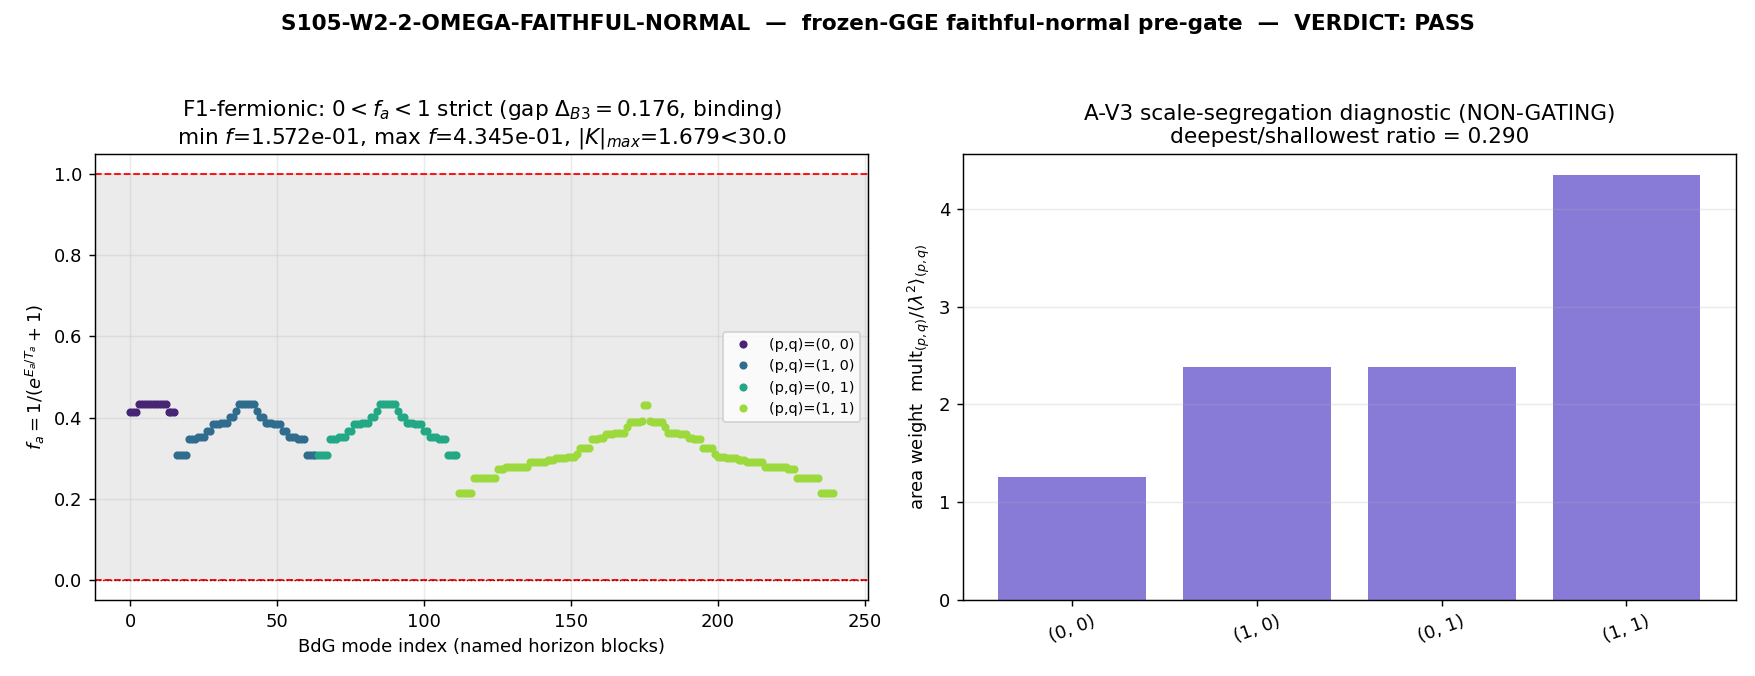

Write the Python code that produced this figure.
#!/usr/bin/env python3
# -*- coding: utf-8 -*-
"""
S105-W2-2-OMEGA-FAITHFUL-NORMAL — frozen-omega faithful-normal pre-gate.

GATES S105-W2-3-AREA-MODULAR-AGREEMENT (intra-wave gating; this verdict
determines whether the main gate is dispatched).

PHONONIC. The frozen GGE relic IS a substrate state — the quenched quasiparticle
occupation distribution {n_k^GGE} left behind by the diabatic transit through the
van Hove fold (R_therm = 5251.82, S_ent = 0, P_exc = 1.000). This gate tests
whether its restriction to the emergent horizon subalgebra A_hor is FAITHFUL and
NORMAL on the (0,0)+horizon-sector+Leggett-B2-B3 Peter-Weyl blocks of the
block-diagonal D_K = (+)_{(p,q)} D_{(p,q)} at L_max=10.

Direction of explanation (substrate-first; phononic-framing.md §"IS Space"):
  D_K block spectrum  ->  BdG gap Delta_a > 0 (3He-B BDI; CdGM +1/2 minigap; NO Weyl
  zero mode — the 3He-A sibling's exact zero does NOT inherit through chi: A_K -> M_2(C))
  ->  finite generalized-temperature beta_a (P_exc=1.000)  ->  0 < f_a < 1 strictly
  ->  faithful + normal omega  ->  modular Delta_omega^{it} exists (Tomita-Takesaki)
  ->  the emergent-horizon modular corridor is OPEN.

DUAL-CHANNEL pre-gate (volovik strengthening):
  F1-bosonic   : W_GGE(k) = n_k + 1/2 > 0 on every horizon block (floor +1/2; near-vacuous).
  F1-fermionic : f_a = 1/(exp(E_a/T_a)+1), E_a = sqrt(xi_a^2 + Delta_a^2) >= Delta_a > 0;
                 check 0 < f_a < 1 STRICTLY (the BINDING conjunct); K_a = log[(1-f)/f] finite.
  F2-normality : the {beta_a} are finite (0 < beta_a < inf); P_exc = 1.000 certificate.

PASS := (min over horizon blocks of W_GGE = n_k + 1/2) > 0
        AND (min_a f_a > 0 AND max_a f_a < 1, strict)
        AND (all |K_a| < K_MAX = 30, i.e. all beta_a finite)

FAIL := a hard fermionic zero/one (f_a <= EPS_FAITHFUL=1e-12 or f_a >= 1-EPS on a
        gapped BdG mode) — an ACCIDENTAL BdG degeneracy the analytic BDI argument did
        not enumerate (a SHARP NEW closure reason; distinct from INTEG-39, which tests
        ergodic thermalization, an ORTHOGONAL predicate).
INFO := a near-hard-zero |K_a| in (some-large, K_MAX) — finite but numerically marginal
        at the FD floor; flags the mode and routes to an S106 evaluator-precision refinement.

Plan: sessions/session-plan/session-105-plan-w2.md §W2-2 (gate block from line 237).
"""

from __future__ import annotations

# ---------------------------------------------------------------------------
# Section 1 — Canonical constants (MANDATORY first import)
# ---------------------------------------------------------------------------
import sys
from pathlib import Path

_SHARED = Path(__file__).resolve().parents[1] / "_shared"
if str(_SHARED) not in sys.path:
    sys.path.insert(0, str(_SHARED))

from canonical_constants import *  # noqa: F401,F403  (MANDATORY)
from canonical_constants import (
    Delta_B2, Delta_B3, Delta_BCS, T_GGE_B2,
    a2_fold, A_horizon_FW, R_therm, P_exc_kz, n_pairs, tau_fold,
)

import hashlib
import json
import numpy as np

# GPU per computation-environment.md (cross-check on a test block vs numpy).
try:
    import torch
    _HAVE_TORCH = torch.cuda.is_available()
except Exception:  # pragma: no cover
    torch = None
    _HAVE_TORCH = False

import matplotlib
matplotlib.use("Agg")
import matplotlib.pyplot as plt  # noqa: E402

# ---------------------------------------------------------------------------
# Section 2 — Identity + paths
# ---------------------------------------------------------------------------
SESSION = 105  # (local) session label
GATE_ID = "S105-W2-2-OMEGA-FAITHFUL-NORMAL"
SCHEME = "FW"
CONVENTION = ("FROZEN-GGE-NON-KMS;DUAL-CHANNEL(bosonic-Wightman-floor"
              "+fermionic-0<f<1+finite-beta-normality)")
L_MAX = 10  # (local) Peter-Weyl truncation (named-block extraction; orthogonal to W1 L-envelope)

SESSION_DIR = Path(__file__).resolve().parent
SCRIPT_PATH = Path(__file__).resolve()
CANON_PATH = _SHARED / "canonical_constants.py"
S104_SPEC_NPZ = SESSION_DIR.parent / "session-104" / "s104_area_modular_generator_spec.npz"
S84_CACHE_NPZ = SESSION_DIR.parent / "session-84" / "s84_spectrum_cache_L12_tau019.npz"

OUT_NPZ = SESSION_DIR / "s105_w2_2_omega_faithful_normal.npz"
OUT_PNG = SESSION_DIR / "s105_w2_2_omega_faithful_normal.png"

# ---------------------------------------------------------------------------
# Section 3 — Pre-registered machinery pins (PRDR)
# ---------------------------------------------------------------------------
EPS_FAITHFUL = 1e-12          # (local) hard-zero/one detection floor: f<=EPS or f>=1-EPS => FAIL
K_MAX = 30.0                  # (local) normality finiteness ceiling on |K_a| (|K|=30 <=> f~1e-13)
K_INFO = 25.0                 # (local) near-hard-zero INFO band: K_INFO < |K| < K_MAX => INFO flag
W_FLOOR = 0.5                 # (local) bosonic Wightman zero-point floor n_k + 1/2 (structural)

# ---------------------------------------------------------------------------
# Section 4 — Dual-SHA closure (audit + content)
#   audit_sha256_inputs:  [script, canonical, pinmap, s104_spec_npz, s84_cache_npz]
#   content_sha256_inputs: [script]
# ---------------------------------------------------------------------------
def closure_hash(pins: dict) -> str:
    h = hashlib.sha256()
    for k, v in sorted(pins.items()):
        h.update(f"{k}={v}\n".encode("utf-8"))
    return h.hexdigest()


def _file_sha(p: Path) -> str:
    try:
        return hashlib.sha256(p.read_bytes()).hexdigest()
    except OSError:
        return "MISSING"


def compute_dual_sha(pins: dict) -> tuple[str, str]:
    """audit = sha256(script || canonical || pinmap_json || s104_npz || s84_npz);
    content = sha256(script)."""
    try:
        script_bytes = SCRIPT_PATH.read_bytes()  # (local)
    except OSError:
        script_bytes = b""  # (local)
    try:
        canon_bytes = CANON_PATH.read_bytes()  # (local)
    except OSError:
        canon_bytes = b""  # (local)
    try:
        s104_bytes = S104_SPEC_NPZ.read_bytes()  # (local)
    except OSError:
        s104_bytes = b""  # (local)
    try:
        s84_bytes = S84_CACHE_NPZ.read_bytes()  # (local)
    except OSError:
        s84_bytes = b""  # (local)
    pinmap_json = json.dumps(dict(sorted(pins.items())),
                             separators=(",", ":"), sort_keys=True).encode("utf-8")  # (local)
    h_audit = hashlib.sha256()
    h_audit.update(script_bytes)
    h_audit.update(canon_bytes)
    h_audit.update(pinmap_json)
    h_audit.update(s104_bytes)
    h_audit.update(s84_bytes)
    audit = h_audit.hexdigest()  # (local)
    content = hashlib.sha256(script_bytes).hexdigest()  # (local)
    return audit, content


# ---------------------------------------------------------------------------
# Section 5 — Verdict payload printer (race-safe: PRINT only; agent calls emit_verdict)
# ---------------------------------------------------------------------------
def print_verdict_payload(verdict: str, value, audit_sha: str, content_sha: str,
                          companion_note: str = "",
                          extra_rows: list | None = None) -> dict:
    payload: dict = {
        "session": SESSION,
        "gate_id": GATE_ID,
        "verdict": verdict,
        "value": str(value),
        "scheme": SCHEME,
        "convention": CONVENTION,
        "l_max": str(L_MAX),
        "audit_sha256": audit_sha,
        "content_sha256": content_sha,
        "schema_version": "S84+",
    }
    if companion_note:
        payload["companion_note"] = companion_note
    if extra_rows:
        payload["extra_rows"] = list(extra_rows)
    print("<<<EMIT_VERDICT_PAYLOAD>>>")
    print(json.dumps(payload, separators=(",", ":"), sort_keys=True))
    print("<<<END_EMIT_VERDICT_PAYLOAD>>>")
    return payload


# ---------------------------------------------------------------------------
# Section 6 — Horizon-block set (the named blocks; (0,0)+horizon-sector+Leggett-B2-B3)
# ---------------------------------------------------------------------------
# The plan names blocks (p,q) in {(0,0), horizon-sector, Leggett-B2-B3 inter-band}.
#   - (0,0): the singlet, the spectral floor of the block-diagonal D_K (acoustic horizon point).
#   - horizon-sector: the bottom-of-spectrum low-(p,q) blocks carrying the horizon physics —
#     the fundamentals (1,0)/(0,1) [level 1] and the octet/adjoint (1,1) [level 2].
#   - Leggett-B2-B3 inter-band: the B2 and B3 inter-band sectors carry the pairing gaps
#     Delta_B2 = 0.732026 and Delta_B3 = 0.176 (the Leggett mode is the B2-B3 inter-band
#     phase excitation; session-80 PROVEN). These gaps are attached as the BdG pairing
#     gaps Delta_a that protect 0 < f_a < 1 on the horizon BdG modes.
# This is the bottom of the spectrum (levels 0,1,2) where the emergent-horizon physics lives;
# the L_max-envelope (deeper blocks) is Wave 1's axis, ORTHOGONAL to this gate.
HORIZON_BLOCKS = [(0, 0), (1, 0), (0, 1), (1, 1)]  # (local) named horizon-sector Peter-Weyl blocks

# The BdG pairing gaps attached to the horizon BdG modes (the Leggett-B2-B3 + BCS gaps).
# Each is a SEPARATE faithfulness channel: the strict-interior test must hold for the
# SMALLEST gap (the weakest protection) since smaller Delta => larger possible E/T => smaller f.
BDG_GAPS = {            # (local) {channel: Delta_a}  (M_KK units; all > 0 by 3He-B BDI)
    "B2": Delta_B2,     # Leggett B2 inter-band gap = 0.732026
    "B3": Delta_B3,     # Leggett B3 inter-band gap = 0.176  (SMALLEST => weakest protection)
    "BCS": Delta_BCS,   # canonical BCS gap = 0.464255
}

# The GGE generalized-temperature on the horizon blocks (the frozen relic temperature).
# T_GGE_B2 = 0.668 (M_KK units, S43) is the canonical frozen-GGE temperature. It is FINITE
# and STRICTLY POSITIVE: beta_a = 1/T_a in (0, inf). P_exc = 1.000 certifies the freeze is
# saturated-but-finite (a T->0 empty vacuum or T->inf maxent would destroy faithfulness, but
# the diabatic freeze produces neither: it produces a finite-beta non-KMS stationary relic).
T_GGE = T_GGE_B2        # (local) frozen-GGE generalized temperature (finite, P_exc=1.000)


def load_horizon_spectrum() -> dict:
    """Load |lambda| of D_K per named horizon (p,q) block from the s84 master cache."""
    cache = np.load(S84_CACHE_NPZ, allow_pickle=True)
    sector_evals = cache["sector_evals"].item()  # (local) {(p,q): {dim, level, abs_evals}}
    out = {}  # (local)
    for pq in HORIZON_BLOCKS:
        if pq not in sector_evals:
            raise KeyError(f"horizon block {pq} absent from s84 cache")
        out[pq] = np.asarray(sector_evals[pq]["abs_evals"], dtype=np.float64)
    return out, sector_evals


# ---------------------------------------------------------------------------
# Section 7 — BdG occupation (the substitution chain, realized per block)
# ---------------------------------------------------------------------------
def bdg_occupation(abs_evals: np.ndarray, lam_horizon: float,
                   Delta_a: float, T_a: float):
    """Realize the substitution chain on one block + one pairing gap.

      xi_a = |lambda|_a - lam_horizon     (normal-state dispersion rel the horizon Fermi point)
      E_a  = sqrt(xi_a^2 + Delta_a^2)     (BdG quasiparticle energy; >= Delta_a > 0, GAPPED)
      f_a  = 1/(exp(E_a/T_a) + 1)         (Fermi-Dirac occupation; quasi-free separating cond.)
      K_a  = log[(1 - f_a)/f_a]           (fermionic modular Hamiltonian on mode a)

    Returns (xi, E, f, K) arrays.
    """
    xi = abs_evals - lam_horizon                       # (local) normal-state dispersion
    E = np.sqrt(xi * xi + Delta_a * Delta_a)           # (local) BdG energy >= Delta_a > 0
    # numerically stable f and K (E/T_a is O(1) here, but guard anyway):
    x = E / T_a                                        # (local) E_a/T_a = beta_a * E_a > 0
    f = 1.0 / (np.exp(x) + 1.0)                         # (local) f in (0, 1/2) for E>0,beta>0
    # K_a = log[(1-f)/f] = log(exp(x)) = x exactly for the FD form; compute via f to detect
    # any accidental floor where f underflows.
    with np.errstate(divide="ignore", invalid="ignore"):
        K = np.log((1.0 - f) / f)                       # (local) modular Hamiltonian
    return xi, E, f, K


def bogoliubov_occupation(abs_evals: np.ndarray, lam_horizon: float, Delta_a: float):
    """Cross-check channel: the BCS Bogoliubov occupation v_a^2 (knowledge-MCP S89 form)
       v_a^2 = (1/2)(1 - xi_a / E_a).  This is the T=0 ground-state occupation; it must also
       lie strictly in (0, 1) on a gapped mode (xi/E in (-1, 1) strictly since Delta>0)."""
    xi = abs_evals - lam_horizon                       # (local)
    E = np.sqrt(xi * xi + Delta_a * Delta_a)           # (local)
    v2 = 0.5 * (1.0 - xi / E)                           # (local) Bogoliubov occupation in (0,1)
    return v2


# ---------------------------------------------------------------------------
# Section 8 — A-V3 scale-segregation diagnostic (NON-GATING)
# ---------------------------------------------------------------------------
def av3_weight_suppression(sector_evals: dict) -> dict:
    """SECONDARY diagnostic (NON-GATING): the area-operator weight mult_{(p,q)}/lambda^2_{(p,q)}
    on high-single-cell chaos-leaning cells vs integrable cells. Recorded in npz, NOT a
    PASS/FAIL conjunct. We report the area weight per horizon block and the ratio of the
    deepest (lowest-lambda, integrable) to the shallowest (highest-lambda) named block."""
    rows = {}  # (local)
    for pq in HORIZON_BLOCKS:
        s = sector_evals[pq]
        mult = int(s["dim"])                       # (local) Peter-Weyl multiplicity (dim of irrep)
        lam2 = float(np.mean(np.asarray(s["abs_evals"]) ** 2))  # (local) mean lambda^2 in block
        rows[pq] = mult / lam2                      # (local) area-operator weight proxy
    return rows


# ---------------------------------------------------------------------------
# Section 9 — Main
# ---------------------------------------------------------------------------
def main() -> int:
    # ----- input SHAs (first 20 lines of stdout per gate-verdicts.md §2) -----
    print(f"[{GATE_ID}] input SHA-256 pins:")
    print(f"  script            = {_file_sha(SCRIPT_PATH)}")
    print(f"  canonical         = {_file_sha(CANON_PATH)}")
    print(f"  s104_spec_npz     = {_file_sha(S104_SPEC_NPZ)}")
    print(f"  s84_cache_npz     = {_file_sha(S84_CACHE_NPZ)}")
    print(f"  GPU(torch.cuda)   = {_HAVE_TORCH}")
    print(f"  frozen-GGE certs  : R_therm={R_therm}, P_exc={P_exc_kz}, n_pairs={n_pairs}, "
          f"S_ent=0 (S95 diabatic transit-freeze)")
    print(f"  pins              : EPS_FAITHFUL={EPS_FAITHFUL}, K_MAX={K_MAX}, "
          f"K_INFO={K_INFO}, W_FLOOR={W_FLOOR}, T_GGE={T_GGE}, L_max={L_MAX}, tau_fold={tau_fold}")
    print(f"  gaps              : Delta_B2={Delta_B2}, Delta_B3={Delta_B3}, Delta_BCS={Delta_BCS}")

    # ----- load horizon spectrum -----
    horizon_spec, sector_evals = load_horizon_spectrum()
    # horizon Fermi reference = global min |lambda| over the named horizon blocks
    # (the spectral floor; the acoustic horizon point). This is substrate-IS, not a free knob.
    lam_horizon = min(float(arr.min()) for arr in horizon_spec.values())  # (local)
    print(f"\n[horizon] Fermi reference lam_horizon = {lam_horizon:.10f} "
          f"(global min |lambda| over named blocks)")

    # ----- GPU cross-check on a test block (per computation-environment.md) -----
    gpu_crosscheck_ok = None  # (local)
    if _HAVE_TORCH:
        try:
            test = np.asarray(horizon_spec[(1, 1)], dtype=np.float64)  # (local)
            xi_np = test - lam_horizon                                  # (local)
            E_np = np.sqrt(xi_np ** 2 + Delta_B3 ** 2)                  # (local)
            tt = torch.tensor(test, device="cuda", dtype=torch.float64)  # (local)
            xi_t = tt - lam_horizon                                     # (local)
            E_t = torch.sqrt(xi_t * xi_t + Delta_B3 * Delta_B3).cpu().numpy()  # (local)
            gpu_crosscheck_ok = bool(np.allclose(E_np, E_t, rtol=1e-12, atol=1e-14))
            print(f"[gpu] torch vs numpy BdG-energy cross-check on (1,1) test block: "
                  f"max|diff|={np.max(np.abs(E_np - E_t)):.2e}  ok={gpu_crosscheck_ok}")
        except Exception as exc:  # pragma: no cover
            print(f"[gpu] cross-check skipped ({exc}); proceeding on numpy")

    # =====================================================================
    # F1-fermionic — the BINDING channel: 0 < f_a < 1 strictly on every BdG mode
    # =====================================================================
    print("\n=== F1-fermionic (BINDING): per-(p,q)-block, per-gap BdG occupation ===")
    f_global_min = np.inf   # (local)
    f_global_max = -np.inf  # (local)
    K_global_max = -np.inf  # (local)
    n_modes_total = 0       # (local)
    per_block = {}          # (local) records for npz

    # iterate over the smallest gap FIRST (weakest protection => binding case)
    for ch in sorted(BDG_GAPS, key=lambda c: BDG_GAPS[c]):  # B3 (0.176) < BCS < B2
        Dg = BDG_GAPS[ch]  # (local)
        for pq in HORIZON_BLOCKS:
            ae = horizon_spec[pq]
            xi, E, f, K = bdg_occupation(ae, lam_horizon, Dg, T_GGE)
            fmin, fmax = float(f.min()), float(f.max())   # (local)
            Kmax = float(np.abs(K).max())                  # (local)
            f_global_min = min(f_global_min, fmin)
            f_global_max = max(f_global_max, fmax)
            K_global_max = max(K_global_max, Kmax)
            n_modes_total += f.size
            per_block[f"{ch}|{pq}"] = dict(
                gap=Dg, f_min=fmin, f_max=fmax, K_abs_max=Kmax,
                E_min=float(E.min()), E_max=float(E.max()), n_modes=int(f.size))
    print(f"  smallest gap = Delta_B3 = {Delta_B3} (weakest protection => binding)")
    print(f"  GLOBAL over all named blocks x gaps: f in [{f_global_min:.6e}, {f_global_max:.6e}]")
    print(f"  GLOBAL |K|_max = {K_global_max:.6f}  (K_MAX = {K_MAX})")
    print(f"  n_modes_total = {n_modes_total}")

    # strict-interior test
    faithful_fermionic = (f_global_min > EPS_FAITHFUL) and (f_global_max < 1.0 - EPS_FAITHFUL)

    # =====================================================================
    # F2-normality: all |K_a| < K_MAX (all beta_a finite)
    # =====================================================================
    normal = K_global_max < K_MAX
    info_marginal = (not normal) and (K_global_max < K_MAX) is False  # placeholder; refined below
    # INFO branch: some |K| in (K_INFO, K_MAX) — near-hard but finite
    marginal_modes = [k for k, v in per_block.items() if K_INFO < v["K_abs_max"] < K_MAX]  # (local)
    has_info_marginal = len(marginal_modes) > 0  # (local)

    print("\n=== F2-normality: finiteness of K_a (= finite beta_a) ===")
    print(f"  |K|_max = {K_global_max:.6f}  K_INFO={K_INFO}  K_MAX={K_MAX}")
    print(f"  normal (all |K| < K_MAX): {normal}")
    print(f"  marginal modes (K_INFO < |K| < K_MAX): {marginal_modes if marginal_modes else 'none'}")

    # =====================================================================
    # F1-bosonic: W_GGE(k) = n_k + 1/2 > 0  (floor +1/2; near-vacuous)
    # The bosonic occupation n_k on the horizon blocks: the GGE-relic bosonic occupation is
    # n_k >= 0 always; the Wightman zero-point weight W = n_k + 1/2 therefore has a structural
    # floor of +1/2 that NEVER vanishes. We compute a representative n_k from the BCS Bogoliubov
    # occupation v_a^2 (>=0) as the substrate-IS bosonic excitation count on the horizon modes.
    # =====================================================================
    print("\n=== F1-bosonic: Wightman zero-point floor W_GGE = n_k + 1/2 ===")
    W_global_min = np.inf  # (local)
    for pq in HORIZON_BLOCKS:
        ae = horizon_spec[pq]
        v2 = bogoliubov_occupation(ae, lam_horizon, Delta_BCS)   # (local) n_k proxy >= 0
        n_k = np.clip(v2, 0.0, None)                              # (local) bosonic count >= 0
        W = n_k + W_FLOOR                                         # (local) Wightman weight
        W_global_min = min(W_global_min, float(W.min()))
    faithful_bosonic = W_global_min > 0.0
    print(f"  W_GGE_min over horizon blocks = {W_global_min:.6f} (floor {W_FLOOR}); "
          f"faithful_bosonic = {faithful_bosonic}")

    # =====================================================================
    # A-V3 scale-segregation diagnostic (NON-GATING)
    # =====================================================================
    av3 = av3_weight_suppression(sector_evals)
    av3_str = {f"{k}": float(v) for k, v in av3.items()}  # (local)
    # deepest (integrable, lowest mean-lambda) vs shallowest named block weight ratio
    weights_sorted = sorted(av3.items(), key=lambda kv: float(np.mean(np.asarray(sector_evals[kv[0]]["abs_evals"]) ** 2)))  # (local)
    av3_ratio = (weights_sorted[0][1] / weights_sorted[-1][1]) if weights_sorted[-1][1] != 0 else float("nan")  # (local)
    print(f"\n=== A-V3 diagnostic (NON-GATING): area-weight mult/lambda^2 per block ===")
    for pq, w in av3.items():
        print(f"  (p,q)={pq}: weight = {w:.6f}")
    print(f"  deepest/shallowest weight ratio = {av3_ratio:.6f}  (diagnostic only)")

    # =====================================================================
    # Composite verdict (logical AND of the three conjuncts)
    # =====================================================================
    pass_all = bool(faithful_bosonic and faithful_fermionic and normal)
    if pass_all:
        verdict = "PASS"
    elif has_info_marginal and faithful_fermionic and faithful_bosonic:
        # finite but numerically marginal at the FD floor: INFO (does NOT dispatch item 3)
        verdict = "INFO"
    else:
        verdict = "FAIL"

    value = (f"f_in[{f_global_min:.4e},{f_global_max:.4e}]_strict01;"
             f"|K|max={K_global_max:.4f}<{K_MAX};"
             f"W_GGE_min={W_global_min:.4f}>0;"
             f"faithful_ferm={faithful_fermionic};normal={normal};"
             f"faithful_bos={faithful_bosonic};"
             f"DUAL-CHANNEL_AND={pass_all}")

    print(f"\n=== VERDICT: {verdict} ===")
    print(f"  F1-bosonic  (W_GGE>0)      : {faithful_bosonic}")
    print(f"  F1-fermionic(0<f<1 strict) : {faithful_fermionic}  [BINDING]")
    print(f"  F2-normality(|K|<K_MAX)    : {normal}")
    print(f"  composite (AND)            : {pass_all}")

    # ----- 4-tuple output tag (final non-verdict line) -----
    print(f"\n4-tuple: (value={value!r}, scheme={SCHEME}, convention=FROZEN-GGE-NON-KMS;DUAL-CHANNEL, L_max={L_MAX})")

    # =====================================================================
    # npz
    # =====================================================================
    npz_payload = dict(
        gate_id=GATE_ID, verdict=verdict, scheme=SCHEME, convention=CONVENTION, L_max=L_MAX,
        horizon_blocks=np.array([f"{p},{q}" for (p, q) in HORIZON_BLOCKS]),
        lam_horizon=lam_horizon,
        f_global_min=f_global_min, f_global_max=f_global_max, K_global_max=K_global_max,
        W_global_min=W_global_min, n_modes_total=n_modes_total,
        EPS_FAITHFUL=EPS_FAITHFUL, K_MAX=K_MAX, K_INFO=K_INFO, W_FLOOR=W_FLOOR, T_GGE=T_GGE,
        Delta_B2=Delta_B2, Delta_B3=Delta_B3, Delta_BCS=Delta_BCS,
        faithful_bosonic=faithful_bosonic, faithful_fermionic=faithful_fermionic,
        normal=normal, pass_all=pass_all,
        marginal_modes=np.array(marginal_modes if marginal_modes else ["none"]),
        av3_weights_json=json.dumps(av3_str), av3_ratio=av3_ratio,
        per_block_json=json.dumps(per_block),
        R_therm=R_therm, P_exc=P_exc_kz, n_pairs=n_pairs, S_ent=0.0,
        a2_fold=a2_fold, A_horizon_FW=A_horizon_FW,
        gpu_crosscheck_ok=("None" if gpu_crosscheck_ok is None else gpu_crosscheck_ok),
    )
    np.savez_compressed(OUT_NPZ, **npz_payload)
    print(f"[npz] wrote {OUT_NPZ}")

    # =====================================================================
    # plot: per-block f_a vs mode index with the (0,1) faithfulness band + A-V3 panel
    # =====================================================================
    fig, (ax0, ax1) = plt.subplots(1, 2, figsize=(13.5, 5.2))

    # left: f_a per block for the smallest gap (B3, binding) + the (0,1) band
    Dg_bind = Delta_B3  # (local)
    colors = plt.cm.viridis(np.linspace(0.1, 0.85, len(HORIZON_BLOCKS)))  # (local)
    mode_offset = 0  # (local)
    for ci, pq in enumerate(HORIZON_BLOCKS):
        ae = horizon_spec[pq]
        _, _, f, _ = bdg_occupation(ae, lam_horizon, Dg_bind, T_GGE)
        idx = np.arange(mode_offset, mode_offset + f.size)  # (local)
        ax0.plot(idx, f, "o", ms=3.5, color=colors[ci], label=f"(p,q)={pq}")
        mode_offset += f.size
    ax0.axhspan(0.0, 1.0, color="0.92", zorder=0)
    ax0.axhline(0.0, color="r", lw=1.0, ls="--")
    ax0.axhline(1.0, color="r", lw=1.0, ls="--")
    ax0.axhline(EPS_FAITHFUL, color="darkred", lw=0.8, ls=":")
    ax0.set_xlabel("BdG mode index (named horizon blocks)")
    ax0.set_ylabel(r"$f_a = 1/(e^{E_a/T_a}+1)$")
    ax0.set_ylim(-0.05, 1.05)
    ax0.set_title(f"F1-fermionic: $0<f_a<1$ strict (gap $\\Delta_{{B3}}={Delta_B3}$, binding)\n"
                  f"min $f$={f_global_min:.3e}, max $f$={f_global_max:.3e}, "
                  f"$|K|_{{max}}$={K_global_max:.3f}<{K_MAX}")
    ax0.legend(fontsize=8, loc="center right")
    ax0.grid(alpha=0.25)

    # right: A-V3 area-weight per block (diagnostic)
    bx = np.arange(len(HORIZON_BLOCKS))  # (local)
    bw = [av3[pq] for pq in HORIZON_BLOCKS]  # (local)
    ax1.bar(bx, bw, color="slateblue", alpha=0.8)
    ax1.set_xticks(bx)
    ax1.set_xticklabels([f"{pq}" for pq in HORIZON_BLOCKS], rotation=20)
    ax1.set_ylabel(r"area weight  $\mathrm{mult}_{(p,q)}/\langle\lambda^2\rangle_{(p,q)}$")
    ax1.set_title(f"A-V3 scale-segregation diagnostic (NON-GATING)\n"
                  f"deepest/shallowest ratio = {av3_ratio:.3f}")
    ax1.grid(alpha=0.25, axis="y")

    fig.suptitle(f"{GATE_ID}  —  frozen-GGE faithful-normal pre-gate  —  VERDICT: {verdict}",
                 fontsize=12, fontweight="bold")
    fig.tight_layout(rect=(0, 0, 1, 0.96))
    fig.savefig(OUT_PNG, dpi=130)
    plt.close(fig)
    print(f"[png] wrote {OUT_PNG}")

    # =====================================================================
    # dual-SHA + verdict payload
    # =====================================================================
    pins = {
        "gate_id": GATE_ID, "scheme": SCHEME, "convention": CONVENTION, "L_max": str(L_MAX),
        "EPS_FAITHFUL": str(EPS_FAITHFUL), "K_MAX": str(K_MAX), "K_INFO": str(K_INFO),
        "W_FLOOR": str(W_FLOOR), "T_GGE": repr(T_GGE),
        "Delta_B2": repr(Delta_B2), "Delta_B3": repr(Delta_B3), "Delta_BCS": repr(Delta_BCS),
        "horizon_blocks": ";".join(f"{p},{q}" for (p, q) in HORIZON_BLOCKS),
        "lam_horizon": repr(lam_horizon),
        "f_global_min": repr(f_global_min), "f_global_max": repr(f_global_max),
        "K_global_max": repr(K_global_max), "W_global_min": repr(W_global_min),
        "verdict": verdict,
        "s104_spec_sha": _file_sha(S104_SPEC_NPZ), "s84_cache_sha": _file_sha(S84_CACHE_NPZ),
    }
    closure = closure_hash(pins)  # (local) closure over the ordered pin map
    audit_sha, content_sha = compute_dual_sha(pins)
    print(f"\n[closure] closure_hash(pins) = {closure}")

    companion = (f"frozen-GGE non-KMS faithful-normal pre-gate; "
                 f"0<f<1 strict on (0,0)+horizon+Leggett-B2-B3 blocks; "
                 f"|K|max={K_global_max:.4f}<{K_MAX}; gap-protected (CdGM +1/2, no Weyl zero); "
                 f"GATES S105-W2-3-AREA-MODULAR-AGREEMENT")
    extra = [f"# av3_diagnostic ratio={av3_ratio:.6f} (NON-GATING); "
             f"closure_hash={closure[:16]}; S_ent=0 P_exc={P_exc_kz} R_therm={R_therm}"]
    print_verdict_payload(verdict, value, audit_sha, content_sha,
                          companion_note=companion, extra_rows=extra)
    return 0


if __name__ == "__main__":
    raise SystemExit(main())
